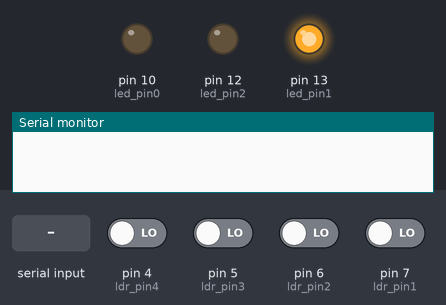
The sketch below on a simulated Arduino Uno, built with avr-gcc and run on an emulated ATmega328P. On the bench: output pins drawn as LEDs (lit = HIGH), the last lines printed to the serial monitor. The inputs (shaded band) are chosen by the test bench; at power-on: pin 4 (ldr_pin4), pin 5 (ldr_pin3), pin 6 (ldr_pin2), pin 7 (ldr_pin1) LOW.

Above: at 1.2 s.
1.3 s: "90,45\n" received over Serial
At 2.6 s:
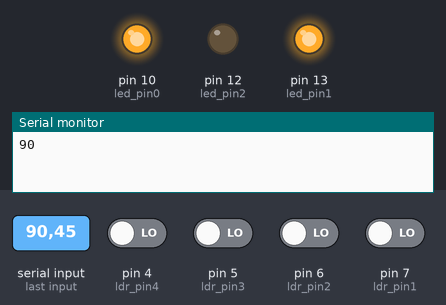
Timing chart, 0 to 4.3 s (numbered marks = the images above; inputs shaded):
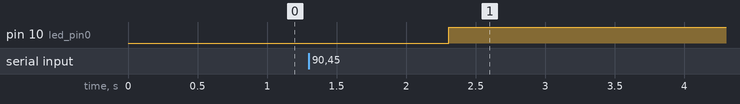

The sketch:

sketch_jul21a.ino
```cpp
const int ldr_pin1 = 7;
const int ldr_pin2 = 6;
const int ldr_pin3 = 5;
const int ldr_pin4 = 4;
const int led_pin0 = 10;
const int led_pin1 = 13;
const int led_pin2 = 12;
const long onDuration = 5000;
const long offDuration = 5000;
int LEDState1 = HIGH;
int LEDState2 = LOW;
long rememberTime = 0;
int time_1;

void setup() {
  //   put your setup code here, to run once:
  pinMode(ldr_pin1, INPUT);
  pinMode(ldr_pin2, INPUT);
  pinMode(ldr_pin3, INPUT);
  pinMode(ldr_pin4, INPUT);
  pinMode(led_pin1, OUTPUT);
  pinMode(led_pin2, OUTPUT);
  pinMode(led_pin0, OUTPUT);
  digitalWrite(led_pin1, LEDState1);
  digitalWrite(led_pin2, LEDState2);
  Serial.begin(9600);

}

void loop() {
  if (Serial.available() > 0) {
    String txt = Serial.readString();
    time_1 = txt.toInt();
    Serial.println(time_1);
    if(time_1 >= 18 || time_1 <=5){
      digitalWrite( led_pin0, HIGH);
    }else{
      digitalWrite( led_pin0, LOW);
    }
    if (time_1 >= 22 || time_1 <=7) {
      if ( (digitalRead( ldr_pin1 ) == 1 || digitalRead( ldr_pin2 ) == 1) && (digitalRead( ldr_pin3 ) == 0 || digitalRead( ldr_pin4 ) == 0)) {
        digitalWrite( led_pin1, HIGH);
        digitalWrite( led_pin2, LOW);
      }
      else if((digitalRead( ldr_pin1 ) == 0 || digitalRead( ldr_pin2 ) == 0) && (digitalRead( ldr_pin3 ) == 1) || digitalRead( ldr_pin4 ) == 1){
        digitalWrite( led_pin1 , LOW);
        digitalWrite( led_pin2, HIGH);
      }
    } else {
      if (LEDState1 == HIGH) {
        if (millis() - rememberTime >= onDuration) {
          LEDState1 = LOW;
          LEDState2 = HIGH;
          digitalWrite(led_pin1, LOW);
          digitalWrite(led_pin2, HIGH);
          rememberTime = millis();
        }
      } else {
        if (millis() - rememberTime >= offDuration) {
          LEDState1 = HIGH;
          LEDState2 = LOW;
          digitalWrite(led_pin1, HIGH);
          digitalWrite(led_pin2, LOW);
          rememberTime = millis();
        }
      }
    }
  }


}
```

Measured:
- after the input at 1.3 s, pin 10 (led_pin0): LOW → HIGH after 1.0 s
